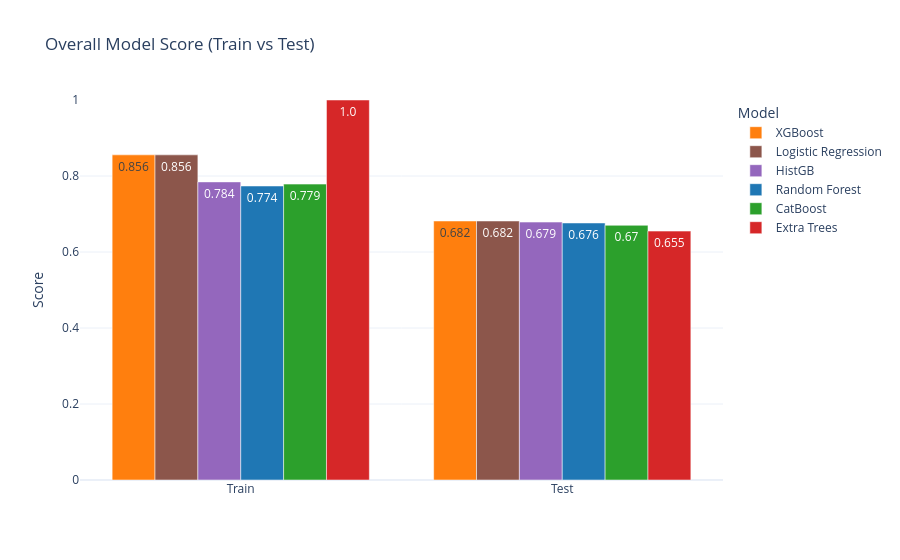

This figure's notebook cell:
### Code cell
import pandas as pd
import plotly.graph_objects as go

overall_scores = []
for model_name, metrics_dict in all_metrics.items():
    train_vals = list(metrics_dict['Train'].values())
    test_vals = list(metrics_dict['Test'].values())
    
    overall_train = sum(train_vals)/len(train_vals)
    overall_test = sum(test_vals)/len(test_vals)
    
    overall_scores.append({
        'Model': model_name,
        'Train Score': overall_train,
        'Test Score': overall_test,
        'Overfitting Gap': overall_train - overall_test
    })

df_overall = pd.DataFrame(overall_scores).sort_values(by='Test Score', ascending=False)

# Plot grouped bars: Train vs Test
fig = go.Figure()
colors = ['#1f77b4','#ff7f0e','#2ca02c','#d62728','#9467bd','#8c564b']  # unique per model

for i, row in df_overall.iterrows():
    fig.add_trace(go.Bar(
        x=['Train', 'Test'],
        y=[row['Train Score'], row['Test Score']],
        name=row['Model'],
        marker_color=colors[i],
        text=[round(row['Train Score'],3), round(row['Test Score'],3)],
        textposition='auto'
    ))

fig.update_layout(
    title='Overall Model Score (Train vs Test)',
    yaxis=dict(title='Score', range=[0,1]),
    barmode='group',
    template='plotly_white',
    legend_title='Model'
)
fig.show()

### Figure 1 — Plotly figure (JSON) as saved in the notebook; plotly's stock layout.template omitted (floating-point values rounded to 4 significant figures)
{"data": [{"marker": {"color": "#ff7f0e"}, "name": "XGBoost", "text": ["0.856", "0.682"], "textposition": "auto", "type": "bar", "x": ["Train", "Test"], "y": [0.8556, 0.6816]}, {"marker": {"color": "#8c564b"}, "name": "Logistic Regression", "text": ["0.856", "0.682"], "textposition": "auto", "type": "bar", "x": ["Train", "Test"], "y": [0.8556, 0.6816]}, {"marker": {"color": "#9467bd"}, "name": "HistGB", "text": ["0.784", "0.679"], "textposition": "auto", "type": "bar", "x": ["Train", "Test"], "y": [0.7845, 0.6787]}, {"marker": {"color": "#1f77b4"}, "name": "Random Forest", "text": ["0.774", "0.676"], "textposition": "auto", "type": "bar", "x": ["Train", "Test"], "y": [0.7737, 0.6764]}, {"marker": {"color": "#2ca02c"}, "name": "CatBoost", "text": ["0.779", "0.67"], "textposition": "auto", "type": "bar", "x": ["Train", "Test"], "y": [0.7787, 0.6702]}, {"marker": {"color": "#d62728"}, "name": "Extra Trees", "text": ["1.0", "0.655"], "textposition": "auto", "type": "bar", "x": ["Train", "Test"], "y": [1, 0.655]}], "layout": {"barmode": "group", "legend": {"title": {"text": "Model"}}, "title": {"text": "Overall Model Score (Train vs Test)"}, "yaxis": {"range": [0, 1], "title": {"text": "Score"}}}}
